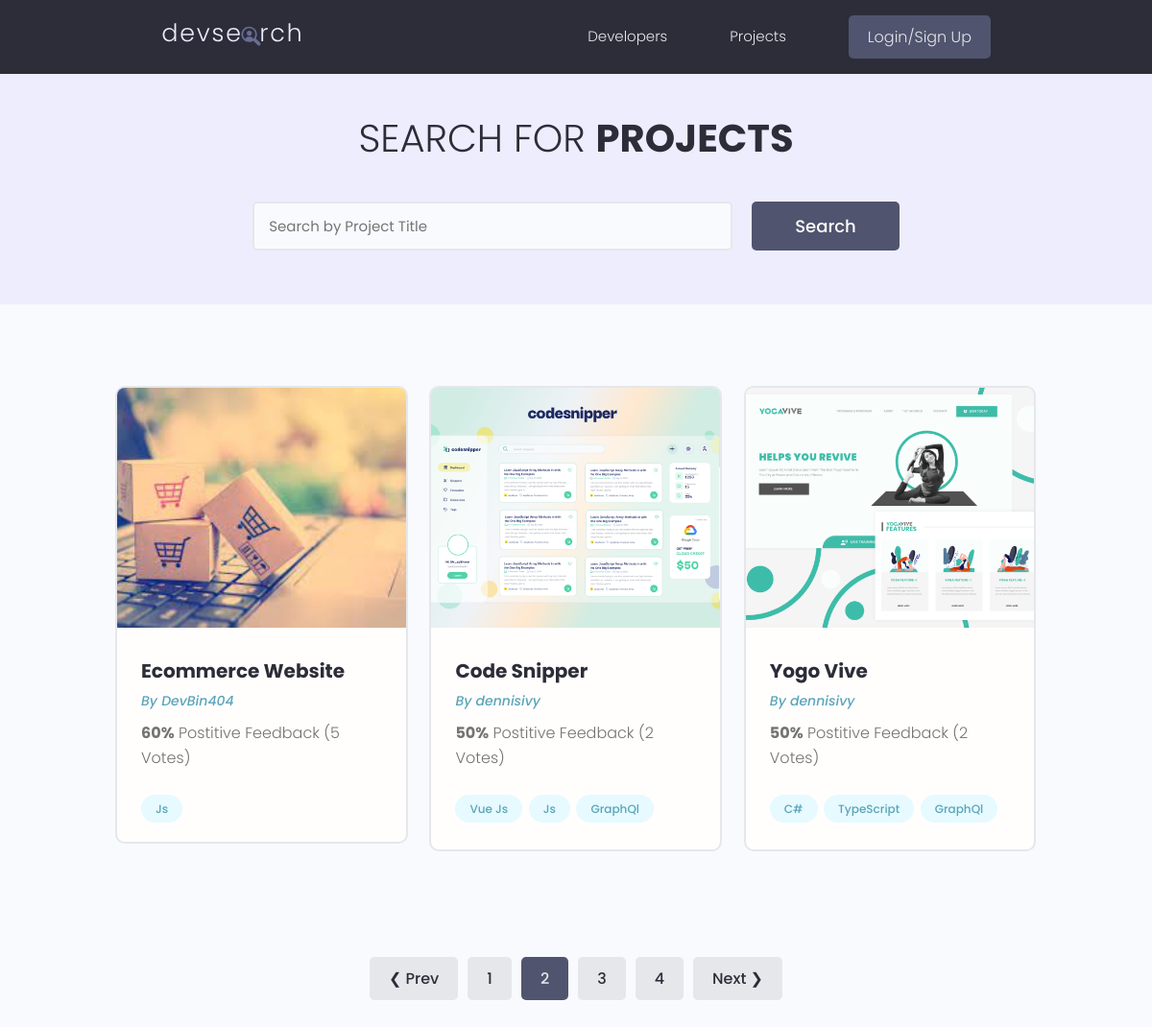
The page /projects/?page=2 on the database as committed earlier.
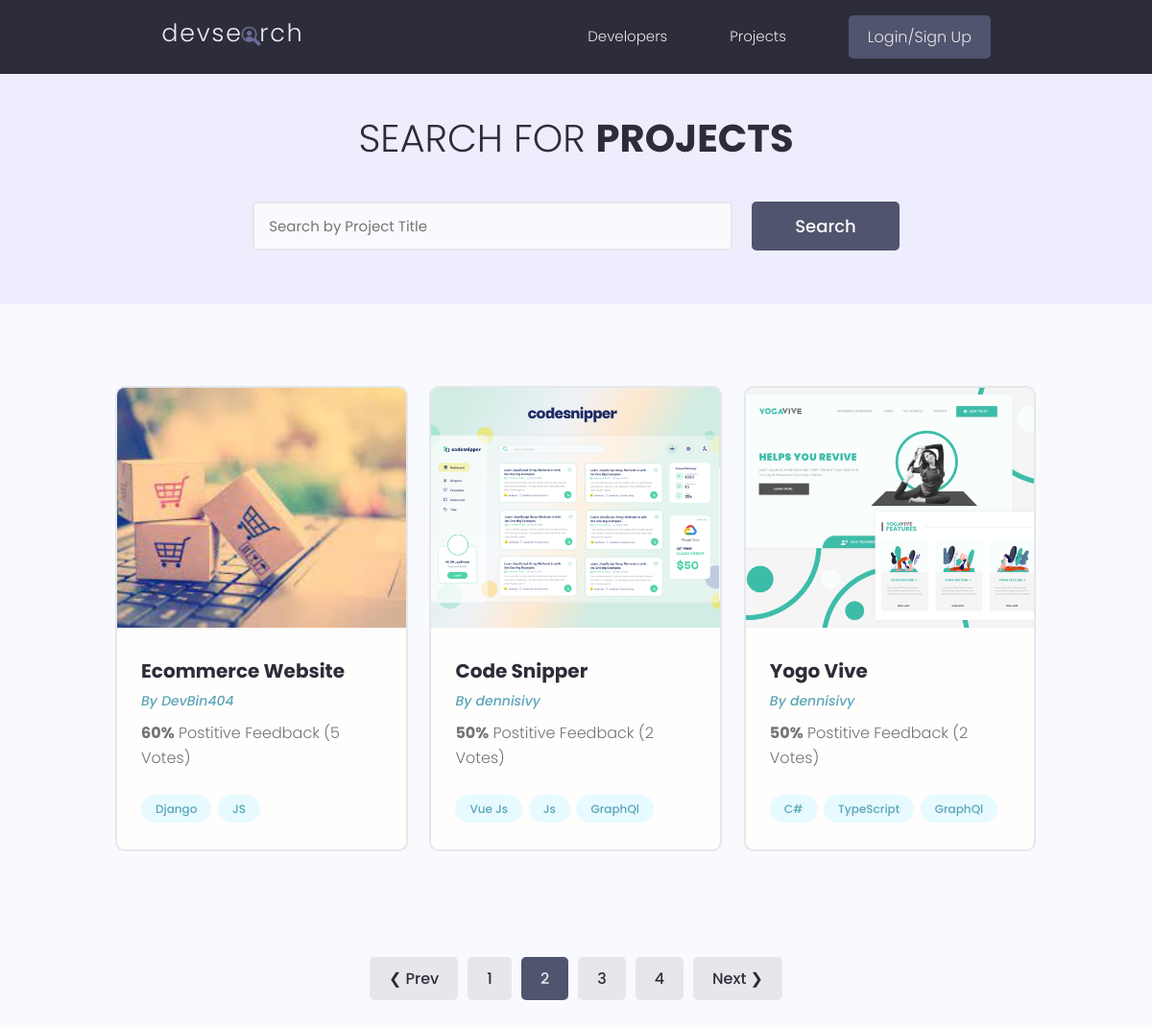
The same page on the database as committed later.
### projects/models.py (models this page shows, shortened)
class Project(models.Model):
    owner = models.ForeignKey(Profile, blank=True, null=True, on_delete=models.CASCADE)
    title = models.CharField(max_length=200)
    description = models.TextField(null=True, blank=True)
    featured_image = models.ImageField(null=True, blank=True, default='default.jpg')
    demo_link = models.CharField(max_length=2000, null=True, blank=True)
    source_link = models.CharField(max_length=2000, null=True, blank=True)
    created = models.DateTimeField(auto_now_add=True)
    tags = models.ManyToManyField('Tag', blank=True)
    vote_total = models.IntegerField(default=0, null=True, blank=True)
    vote_ratio = models.IntegerField(default=0, null=True, blank=True)
    id = models.UUIDField(default=uuid.uuid4, unique=True,
                          primary_key=True, editable=False)
    class Meta:
        ordering = ['-vote_ratio', '-vote_total']
    @property
    def imageURL(self):
        try:
            url = self.featured_image.url
        except:
            url = ''
        return url

class Tag(models.Model):
    name = models.CharField(max_length=200)
    created = models.DateTimeField(auto_now_add=True)
    id = models.UUIDField(default=uuid.uuid4, unique=True,
                          primary_key=True, editable=False)
    def __str__(self):
        return self.name

### users/models.py (models this page shows, shortened)
class Profile(models.Model):
    user = models.OneToOneField(User, on_delete=models.CASCADE, null=True, blank=True)
    name = models.CharField(max_length=200, null=True, blank=True)
    email = models.EmailField(max_length=200, blank=True, null=True)
    username = models.CharField(max_length=200, null=True, blank=True)
    location = models.CharField(max_length=200, null=True, blank=True)
    short_intro = models.CharField(max_length=200, blank=True, null=True)
    bio = models.TextField(blank=True, null=True)
    profile_image = models.ImageField(null=True, blank=True,
                                      upload_to='profiles/', default='profiles/user-default.png')
    social_github = models.CharField(max_length=200, blank=True, null=True)
    social_twitter = models.CharField(max_length=200, blank=True, null=True)
    social_linkedin = models.CharField(max_length=200, blank=True, null=True)
    social_website = models.CharField(max_length=200, blank=True, null=True)
    created = models.DateTimeField(auto_now_add=True)
    id = models.UUIDField(default=uuid.uuid4, unique=True,
                          primary_key=True, editable=False)
    def __str__(self):
        return str(self.username)
    class Meta:
        ordering = ['profile_image']

### projects/views.py (the view)
# urls.py: path('projects/', views.getProjects),
def projects(request):
    projects, search_query = searchProjects(request)
    projects, custom_range = paginateProjects(request, projects, 3)
    context = {
        'projects': projects,
        'search_query': search_query,
        'custom_range': custom_range,
    }
    return render(request, 'projects/projects.html', context)

### projects/uttils.py (called while the page is built)
def searchProjects(request):
    search_query = ''
    if request.GET.get('search_query'):
        search_query = request.GET.get('search_query')
    tags = Tag.objects.filter(name__icontains=search_query)
    projects = Project.objects.distinct().filter(
        Q(title__icontains=search_query) |
        Q(description__icontains=search_query) |
        Q(owner__username__icontains=search_query) |
        Q(owner__name__icontains=search_query) |
        Q(tags__in=tags)
    )
    return projects, search_query

def paginateProjects(request, projects, results):
    page = request.GET.get('page')
    paginator = Paginator(projects, results)
    try:
        projects = paginator.page(page)
    except PageNotAnInteger:
        page = 1
        projects = paginator.page(page)
    except EmptyPage:
        page = paginator.num_pages
        projects = paginator.page(page)
    leftIndex = (int(page) - 2)
    if leftIndex < 1:
        leftIndex = 1
    rightIndex = (int(page) + 3)
    if rightIndex > paginator.num_pages:
        rightIndex = paginator.num_pages
    custom_range = range(leftIndex, rightIndex + 1)
    return projects, custom_range

### projects/templates/projects/projects.html (shortened to what this page needs)
{% extends 'main.html' %}
{% block content %}
 <main class="projects">
    <section class="hero-section text-center">
      <div class="container container--narrow">
        <div class="hero-section__box">
          <h2>Search for <span>Projects</span></h2>
        </div>
        <div class="hero-section__search">
          <form id="searchForm" class="form" action="{% url 'projects' %}" method="get">
            <div class="form__field">
              <input class="input input--text" id="formInput#search" type="text" name="search_query"
                value="{{search_query}}"  placeholder="Search by Project Title" />
            </div>
            <input class="btn btn--sub btn--lg" type="submit" value="Search" />
          </form>
        </div>
      </div>
    </section>
    <section class="projectsList">
      <div class="container">
        <div class="grid grid--three">
        {% for project in projects %}
          <div class="column">
            <div class="card project">
              <a href="{% url 'project' project.id %}" class="project">
                <img class="project__thumbnail" src="{{ project.imageURL }}" alt="project thumbnail" />
                <div class="card__body">
                  <h3 class="project__title">{{project.title}}</h3>
                  <p><a class="project__author" href="{% url 'user-profile' project.owner.id %}">By {{project.owner}}</a></p>
                  <p class="project--rating">
                    <span style="font-weight: bold;">{{project.vote_ratio}}%</span> Postitive
                    Feedback ({{project.vote_total}} Vote{{project.vote_total|pluralize:'s'}})
                  </p>
                  <div class="project__tags">
                    {% for tag in project.tags.all %}
                    <span class="tag tag--pill tag--main">
                      <small>{{tag}}</small>
                    </span>
                    {% endfor %}
                  </div>
                </div>
              </a>
            </div>
          </div>
        {% endfor %}
        </div>
      </div>
      {% include 'pagination.html' with queryset=projects %}
    </section>
  </main>
{% endblock content %}

### templates/main.html (shortened to what this page needs)
{% load static %}
<!DOCTYPE html>
<html lang="en">
<head>
    <link rel="stylesheet" href="{% static 'uikit/styles/uikit.css' %}" />
    <link rel="stylesheet" href="{% static 'styles/app.css' %}" />
</head>
<body>
    {% include 'navbar.html' %}
    {% block content %}
    {% endblock content %}
</body>
</html>

### templates/navbar.html (shortened to what this page needs)
{% load static %}
<header class="header">
    <div class="container container--narrow">
      <a href="{% url 'profiles' %}" class="header__logo">
        <img src="{% static 'images/logo.svg' %}" alt="DevSearch Logo" />
      </a>
      <nav class="header__nav">
        <ul class="header__menu">
          <li class="header__menuItem"><a href="{% url 'profiles' %}">Developers</a></li>
          <li class="header__menuItem"><a href="{% url 'projects' %}">Projects</a></li>
          {% if request.user.is_authenticated %}
          <li class="header__menuItem"><a href="{% url 'inbox' %}">Inbox</a></li>
          <li class="header__menuItem"><a href="{% url 'account' %}">Account</a></li>
          <li class="header__menuItem"><a href="{% url 'logout' %}" class="btn btn--sub">Logout</a></li>
          {% else %}
          <li class="header__menuItem"><a href="{% url 'login' %}" class="btn btn--sub">Login/Sign Up</a></li>
          {% endif %}
        </ul>
      </nav>
    </div>
  </header>

### templates/pagination.html
{% if queryset.has_other_pages %}
<div class="pagination">
  <ul class="container">
    {% if queryset.has_previous %}
    <li><a href="?page={{queryset.previous_page_number}}" class="btn page-link" data-page="{{queryset.previous_page_number}}"> &#10094; Prev</a></li>
    {% endif %}
    {% for page in custom_range %}
    <li><a href="?page={{page}}" class="btn page-link {% if page == queryset.number %} btn--sub {% endif %}" data-page="{{page}}">{{page}}</a></li>
    {% endfor %}
    {% if queryset.has_next %}
    <li><a href="?page={{queryset.next_page_number}}" class="btn page-link" data-page="{{queryset.next_page_number}}"> Next &#10095; </a></li>
    {% endif %}
  </ul>
</div>
{% endif %}

### static/styles/app.css (style rules this page uses)
:root { --color-sub: #2d2d39; }
.btn--sub { background-color: var(--color-sub-light); }
.card { border: 2px solid var(--color-light); }
img { width: 100%; }
.header { position: sticky; z-index: 111; background-color: var(--color-sub); padding: 1.5rem 0; }
.header > .container { display: flex; justify-content: space-between; align-items: center; }
.header__logo > img { height: 3.8rem; }
.header__nav > ul { display: inline-flex; align-items: center; list-style: none; gap: 6.5rem; }
.header__menuItem > a { color: var(--color-light); font-weight: 300; }
.hero-section { height: 40vh; display: flex; align-items: center; background-color: var(--color-sub); }
.hero-section__box { margin-bottom: 4rem; }
.hero-section__box > h2, .hero-section__box > h2 > span { font-size: 4rem; color: var(--color-light); line-height: 1.3; text-transform: uppercase; }
.hero-section__box > h2 { font-weight: 300; }
.hero-section__box > h2 > span { font-weight: 700; }
.hero-section__search > .form { display: flex; align-items: center; justify-content: center; gap: 2rem; }
.hero-section__search > .form input.input--text { width: 50rem; }
.pagination { margin-top: 8rem; margin-bottom: 10rem; }
.pagination > ul { flex-wrap: wrap; list-style: none; display: flex; align-items: center; justify-content: center; gap: 1rem; }
.pagination .btn { color: var(--color-sub); }
.pagination .btn.btn--sub { color: var(--color-light); }
.project__author { font-size: 1.4rem; font-style: italic; }
.project--rating { margin-bottom: 1.6em; margin-top: .5em; }
.projects > .hero-section { background: var(--color-sub-lighter); height: 30vh; }
.projects .hero-section__box { margin-bottom: 2.5rem; }
.projects .hero-section__box > h2 { color: var(--color-sub); }
.projects .hero-section__box > h2 > span { font-weight: 700; color: var(--color-sub); }
.projectsList { margin-top: 8rem; }
.project__thumbnail { height: 25rem; object-fit: cover; object-position: top center; }
.project__title { font-size: 2rem; font-weight: 700; color: var(--color-sub); }

### static/uikit/styles/modules/_variables.css (style rules this page uses)
:root { --color-main: #5aa5b9; --color-main-light: #e6faff; --color-sub: #3f4156; --color-sub-light: #51546e; --color-sub-lighter: #ededfd; --color-text: #737373; --color-gray: #8b8b8b; --color-light: #e5e7eb; --color-light-gray: #767676; --color-bg: #f8fafd; --color-white: #fffefd; --color-white-light: #f3f3f3; --color-success: #359e64; --color-success-bg: #def8e8; --color-error: #fc4b0b; --color-error-bg: #fff2ee; --font-base: 'Poppins', arial, helvetica, 'Segoe UI', roboto, ubuntu, sans-serif; --font-monospace: 'Fira Code', 'Courier New', courier, monospace; --font-regular: 300; --font-medium: 500; --font-bold: 700; --generic-shadow: 1px 1px 5px #00000010; --generic-transition: all 0.3s ease-in-out; }

### static/uikit/styles/modules/_base.css (style rules this page uses)
* { margin: 0; padding: 0; box-sizing: border-box; text-rendering: optimizeLegibility; color: inherit; font-size: inherit; }
html { font-size: 50%; }
@media only screen and (min-width: 480px) { html { font-size: 56.25%; } }
@media only screen and (min-width: 1200px) { html { font-size: 62.5%; } }
body { line-height: 1.6; font-weight: 400; font-size: 1.5rem; color: var(--color-text); background-color: var(--color-bg); min-height: 100vh; }

### static/uikit/styles/modules/_typography.css (style rules this page uses)
* { font-family: var(--font-base); }
h2 { font-size: 3.6rem; font-weight: var(--font-bold); }
h3 { font-size: 3.2rem; font-weight: var(--font-medium); }
p, span, strong { font-size: 1.6rem; color: var(--color-text); font-weight: var(--font-regular); }
a { padding-bottom: 2px; text-decoration: none; display: inline-block; color: var(--color-main); font-weight: var(--font-medium); }

### static/uikit/styles/modules/_utilities.css (style rules this page uses)
.container { width: 92%; max-width: 165rem; margin: 0 auto; box-sizing: border-box; }
.container--narrow { width: 92%; max-width: 120rem; }
@media screen and (min-width: 1000px) { .container { width: 90%; } }
@media screen and (min-width: 1000px) { .container--narrow { width: 85%; } }
@media screen and (min-width: 1200px) { .container { width: 80%; } }
@media screen and (min-width: 1200px) { .container--narrow { width: 72%; } }
.text-center { text-align: center; }

### static/uikit/styles/modules/_card.css (style rules this page uses)
.card { border-radius: 1rem; background-color: var(--color-white); border: 1.5px solid var(--color-light); width: auto; height: auto; margin-top: 0.5rem; margin-bottom: 0.5rem; overflow: hidden; }
.card__body, .card__header { padding: 2rem 2.5rem; }

Rows that differ between the two databases and show on the page:
changed Project "Ecommerce Website": loses Tag (name "Js")
added Tag: name "Django", shown under Project "Ecommerce Website"
added Tag: name "JS", shown under Project "Ecommerce Website"
